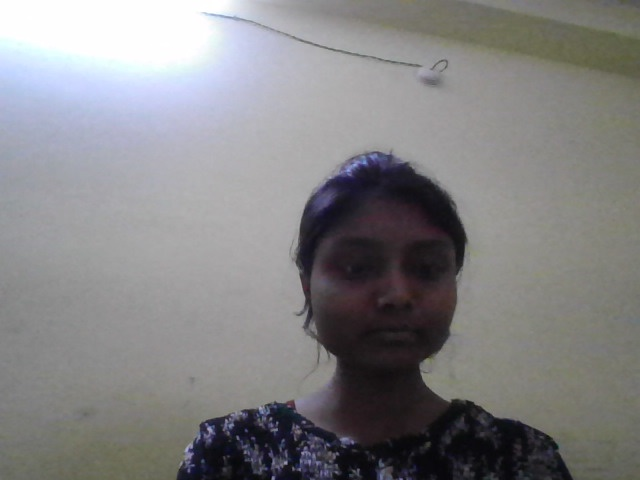
#> input picture captured_face.jpg, 640 x 480 px
$ python -i iris_service.py   (imports and definitions only)
#> lines starting #> are read from the running program, lines starting #| are printed output that depends on the picture
import cv2
import numpy as np


def preprocess_eye(image_path):
    """
    Read image and convert to grayscale for iris detection
    """
#> called with image_path = '../../captured_face.jpg'

    img = cv2.imread(image_path)
#> img is the input picture: shape (480, 640, 3); mean B, G, R 132.3, 131, 131.6

    if img is None:
        return None

    gray = cv2.cvtColor(img, cv2.COLOR_BGR2GRAY)
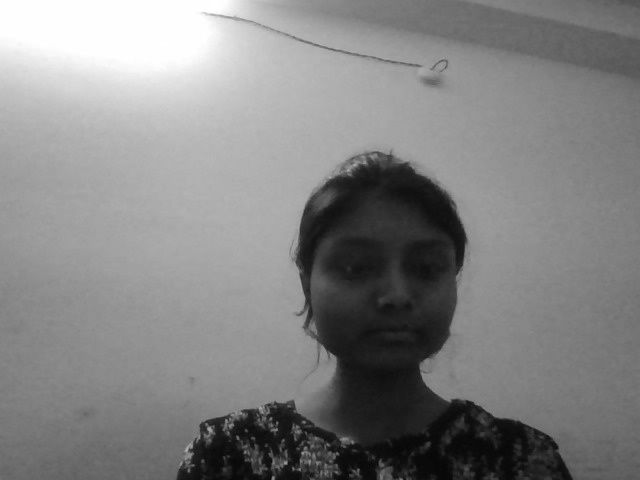
#> gray: shape (480, 640); min 5, max 255, mean 131.4

    # reduce noise
    gray = cv2.GaussianBlur(gray, (7, 7), 0)

    return gray


def detect_iris(image_path):
    """
    Detect iris circle using Hough Circle Transform
    """

    gray = preprocess_eye(image_path)

    if gray is None:
        return False

    circles = cv2.HoughCircles(
        gray,
        cv2.HOUGH_GRADIENT,
        dp=1.5,
        minDist=50,
        param1=100,
        param2=30,
        minRadius=20,
        maxRadius=80
    )
#> circles = [[272.2, 465.8, 59.3], [357.8, 228.8, 57.5], [222.8, 449.2, 33.95], [282.8, 377.2, 51.05], [462.8, 356.2, 46.85], [336.8, 396.8, 44.3]]

    if circles is not None:
        return True
    else:
        return False


# [47 lines left out: functions extract_iris_region, verify_iris, not called in this run]

>>> result = detect_iris('../../captured_face.jpg')
